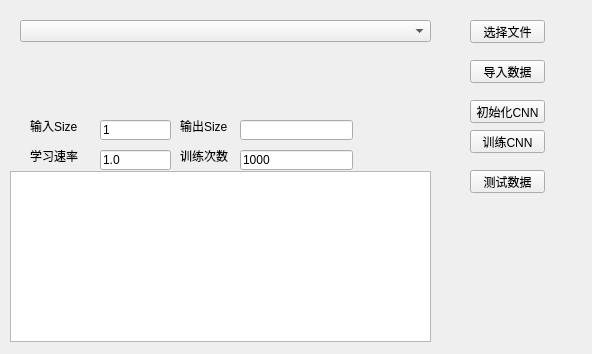
<?xml version="1.0" encoding="UTF-8"?>
<ui version="4.0">
 <class>Widget</class>
 <widget class="QWidget" name="Widget">
  <property name="geometry">
   <rect>
    <x>0</x>
    <y>0</y>
    <width>592</width>
    <height>354</height>
   </rect>
  </property>
  <property name="windowTitle">
   <string>Widget</string>
  </property>
  <widget class="QComboBox" name="comboBox">
   <property name="geometry">
    <rect>
     <x>20</x>
     <y>20</y>
     <width>411</width>
     <height>22</height>
    </rect>
   </property>
  </widget>
  <widget class="QPushButton" name="pushButton">
   <property name="geometry">
    <rect>
     <x>470</x>
     <y>20</y>
     <width>75</width>
     <height>23</height>
    </rect>
   </property>
   <property name="text">
    <string>选择文件</string>
   </property>
  </widget>
  <widget class="QPushButton" name="pushButton_2">
   <property name="geometry">
    <rect>
     <x>470</x>
     <y>60</y>
     <width>75</width>
     <height>23</height>
    </rect>
   </property>
   <property name="text">
    <string>导入数据</string>
   </property>
  </widget>
  <widget class="QPushButton" name="pushButton_3">
   <property name="geometry">
    <rect>
     <x>470</x>
     <y>100</y>
     <width>75</width>
     <height>23</height>
    </rect>
   </property>
   <property name="text">
    <string>初始化CNN</string>
   </property>
  </widget>
  <widget class="QPushButton" name="pushButton_4">
   <property name="geometry">
    <rect>
     <x>470</x>
     <y>130</y>
     <width>75</width>
     <height>23</height>
    </rect>
   </property>
   <property name="text">
    <string>训练CNN</string>
   </property>
  </widget>
  <widget class="QTextBrowser" name="textBrowser">
   <property name="geometry">
    <rect>
     <x>10</x>
     <y>171</y>
     <width>421</width>
     <height>171</height>
    </rect>
   </property>
  </widget>
  <widget class="QLabel" name="label">
   <property name="geometry">
    <rect>
     <x>30</x>
     <y>120</y>
     <width>54</width>
     <height>12</height>
    </rect>
   </property>
   <property name="text">
    <string>输入Size</string>
   </property>
  </widget>
  <widget class="QLineEdit" name="lineEdit_insize">
   <property name="geometry">
    <rect>
     <x>100</x>
     <y>120</y>
     <width>71</width>
     <height>20</height>
    </rect>
   </property>
   <property name="text">
    <string>1</string>
   </property>
  </widget>
  <widget class="QLabel" name="label_2">
   <property name="geometry">
    <rect>
     <x>180</x>
     <y>120</y>
     <width>54</width>
     <height>12</height>
    </rect>
   </property>
   <property name="text">
    <string>输出Size</string>
   </property>
  </widget>
  <widget class="QLineEdit" name="lineEdit_outsize">
   <property name="geometry">
    <rect>
     <x>240</x>
     <y>120</y>
     <width>113</width>
     <height>20</height>
    </rect>
   </property>
  </widget>
  <widget class="QLabel" name="label_3">
   <property name="geometry">
    <rect>
     <x>30</x>
     <y>150</y>
     <width>54</width>
     <height>12</height>
    </rect>
   </property>
   <property name="text">
    <string>学习速率</string>
   </property>
  </widget>
  <widget class="QLineEdit" name="lineEdit_alpha">
   <property name="geometry">
    <rect>
     <x>100</x>
     <y>150</y>
     <width>71</width>
     <height>20</height>
    </rect>
   </property>
   <property name="text">
    <string>1.0</string>
   </property>
  </widget>
  <widget class="QLabel" name="label_4">
   <property name="geometry">
    <rect>
     <x>180</x>
     <y>150</y>
     <width>54</width>
     <height>12</height>
    </rect>
   </property>
   <property name="text">
    <string>训练次数</string>
   </property>
  </widget>
  <widget class="QLineEdit" name="lineEdit_trainNum">
   <property name="geometry">
    <rect>
     <x>240</x>
     <y>150</y>
     <width>113</width>
     <height>20</height>
    </rect>
   </property>
   <property name="text">
    <string>1000</string>
   </property>
  </widget>
  <widget class="QPushButton" name="pushButton_5">
   <property name="geometry">
    <rect>
     <x>470</x>
     <y>170</y>
     <width>75</width>
     <height>23</height>
    </rect>
   </property>
   <property name="text">
    <string>测试数据</string>
   </property>
  </widget>
 </widget>
 <layoutdefault spacing="6" margin="11"/>
 <resources/>
 <connections/>
</ui>
